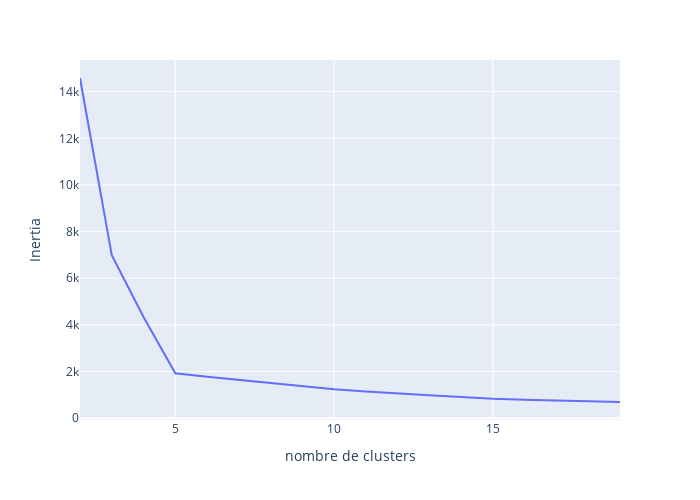

The code cell stored with this chart in its notebook:
### Code cell
#Diagramme d'ELBOW
fig5 = px.line( x = Nbr2, y=Inertia, width= 700, height = 500 ) 
fig5.update_layout ( xaxis_title = 'nombre de clusters', yaxis_title = 'Inertia' )

### Figure 1 — Plotly figure (JSON) as saved in the notebook; plotly's stock layout.template omitted (floating-point values rounded to 4 significant figures)
{"data": [{"hovertemplate": "x=%{x}<br>y=%{y}<extra></extra>", "legendgroup": "", "line": {"color": "#636efa", "dash": "solid"}, "marker": {"symbol": "circle"}, "mode": "lines", "name": "", "orientation": "v", "showlegend": false, "type": "scatter", "x": [2, 3, 4, 5, 6, 7, 8, 9, 10, 11, 12, 13, 14, 15, 16, 17, 18, 19], "xaxis": "x", "y": [14590.0, 6984.0, 4339.0, 1926.0, 1779.0, 1638.0, 1502.0, 1365.0, 1240.0, 1148.0, 1079.0, 983.3, 907.7, 829.9, 786.7, 748.0, 717.5, 693.1], "yaxis": "y"}], "layout": {"height": 500, "legend": {"tracegroupgap": 0}, "margin": {"t": 60}, "width": 700, "xaxis": {"anchor": "y", "domain": [0, 1], "title": {"text": "nombre de clusters"}}, "yaxis": {"anchor": "x", "domain": [0, 1], "title": {"text": "Inertia"}}}}
